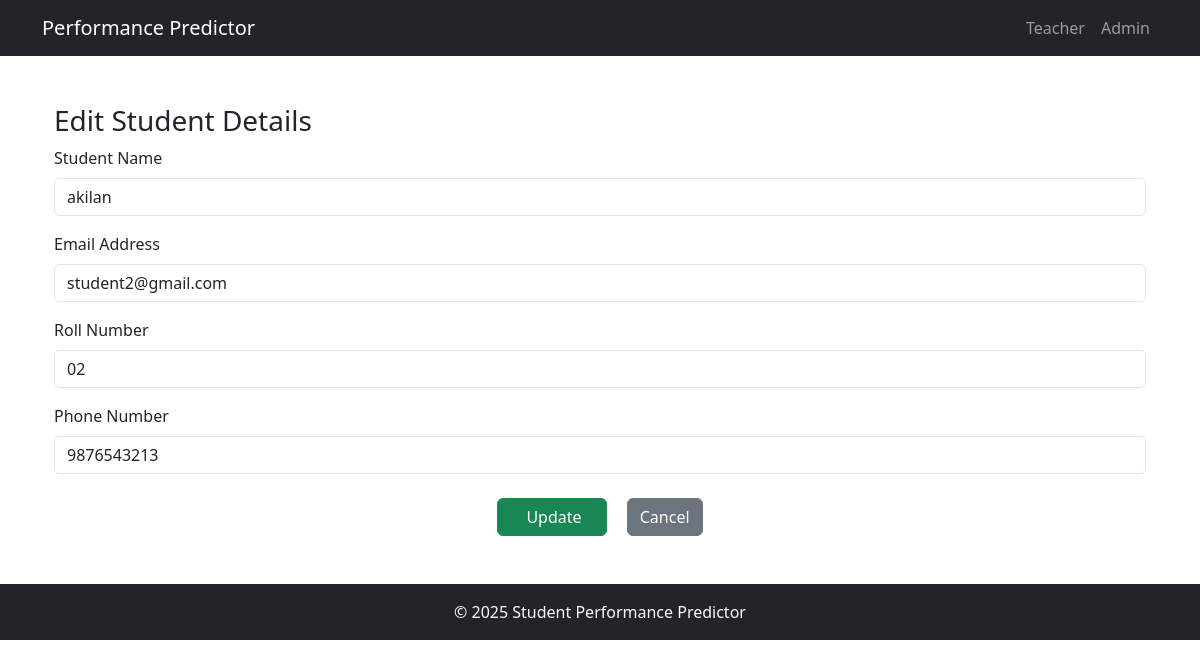
The page /admin/admin/edit_student/3 on the database as committed earlier.
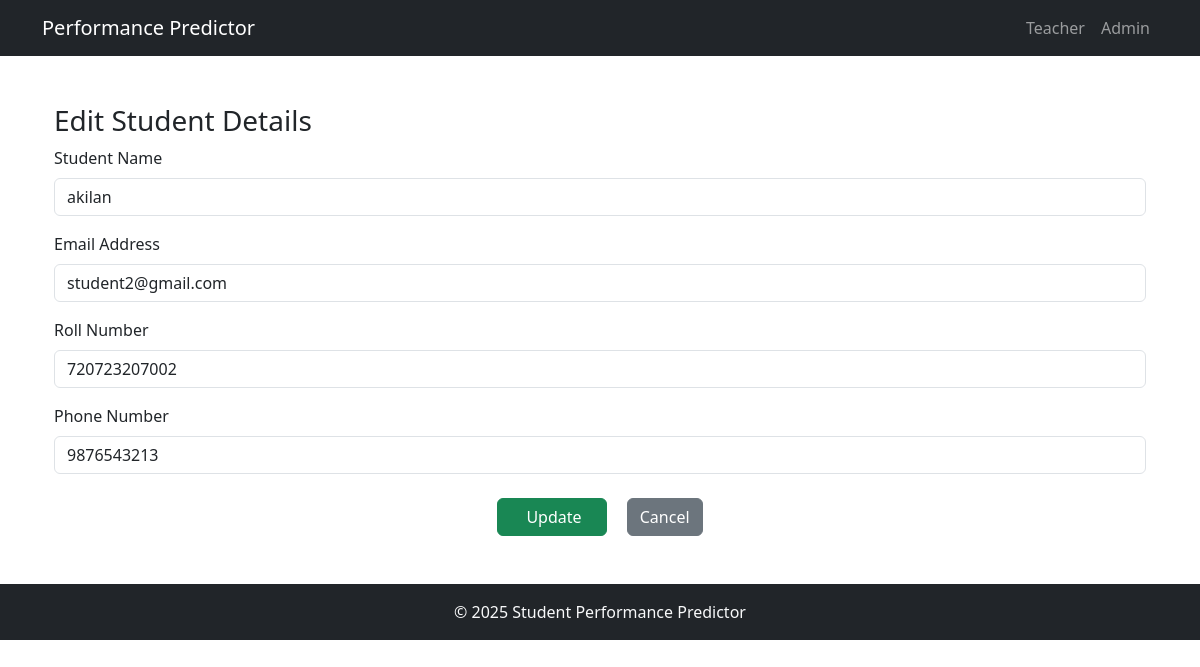
The same page on the database as committed later.
### core/models.py (models this page shows, shortened)
class User(db.Model, UserMixin):
    id = db.Column(db.Integer, primary_key=True)
    username = db.Column(db.String(150), unique=True, nullable=False)
    email = db.Column(db.String(150), unique=True, nullable=False)
    password = db.Column(db.String(256), nullable=False)
    role = db.Column(db.String(50), nullable=False)  # Student/Teacher/Admin
    roll_no = db.Column(db.String(50))  # For students
    phone = db.Column(db.String(20))  # Optional
    attendance = db.Column(db.Float, nullable=True)  # Overall attendance %

### core/admin.py (the view, shortened to what this page needs)
@admin_bp.route('/admin/edit_student/<int:student_id>', methods=['GET', 'POST'])
def edit_student(student_id):
    student = User.query.get_or_404(student_id)
    return render_template('admin/edit_student.html', student=student)

### core/templates/admin/edit_student.html (shortened to what this page needs)
{% extends 'base.html' %}
{% block content %}
<div class="container mt-5">
    <h3>Edit Student Details</h3>
    <form method="POST" action="{{ url_for('admin.edit_student', student_id=student.id) }}">
    <div class="mb-3">
        <label for="username" class="form-label">Student Name</label>
        <input type="text" class="form-control" name="username" id="username" value="{{ student.username }}" required>
    </div>
    <div class="mb-3">
        <label for="email" class="form-label">Email Address</label>
        <input type="email" class="form-control" name="email" id="email" value="{{ student.email }}" required>
    </div>
    <div class="mb-3">
        <label for="roll_no" class="form-label">Roll Number</label>
        <input type="text" class="form-control" name="roll_no" id="roll_no" value="{{ student.roll_no }}" required>
    </div>
    <div class="mb-3">
        <label for="phone" class="form-label">Phone Number</label>
        <input type="text" class="form-control" name="phone" id="phone" value="{{ student.phone }}" required>
    </div>
    <div class="text-center mt-4">
        <button type="submit" class="btn btn-success px-4">
             Update
        </button>
        <a href="{{ url_for('admin.view_student') }}" class="btn btn-secondary ms-3">
            Cancel
        </a>
    </div>
</form>
</div>
{% endblock %}

Rows that differ between the two databases and show on the page:
changed User "akilan": roll_no "02" → "720723207002"
